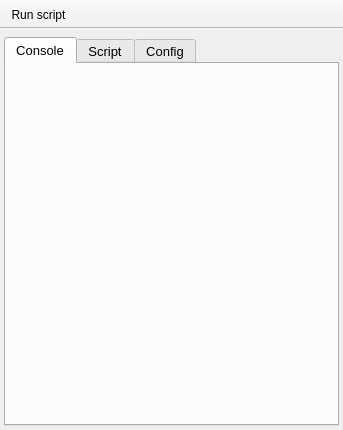
<?xml version="1.0" encoding="UTF-8"?>
<ui version="4.0">
 <class>nPython</class>
 <widget class="QMainWindow" name="nPython">
  <property name="geometry">
   <rect>
    <x>0</x>
    <y>0</y>
    <width>343</width>
    <height>430</height>
   </rect>
  </property>
  <property name="windowTitle">
   <string>MainWindow</string>
  </property>
  <property name="unifiedTitleAndToolBarOnMac">
   <bool>true</bool>
  </property>
  <widget class="QWidget" name="centralwidget">
   <layout class="QGridLayout" name="gridLayout">
    <property name="leftMargin">
     <number>4</number>
    </property>
    <property name="topMargin">
     <number>8</number>
    </property>
    <property name="rightMargin">
     <number>4</number>
    </property>
    <property name="bottomMargin">
     <number>4</number>
    </property>
    <item row="0" column="0">
     <widget class="QTabWidget" name="tabWidget">
      <property name="font">
       <font>
        <pointsize>10</pointsize>
       </font>
      </property>
      <property name="currentIndex">
       <number>0</number>
      </property>
      <property name="neutrinoSave" stdset="0">
       <bool>true</bool>
      </property>
      <widget class="QWidget" name="consoleframe">
       <attribute name="title">
        <string>Console</string>
       </attribute>
       <layout class="QGridLayout" name="gridLayout_2" rowstretch="0">
        <property name="leftMargin">
         <number>0</number>
        </property>
        <property name="topMargin">
         <number>0</number>
        </property>
        <property name="rightMargin">
         <number>0</number>
        </property>
        <property name="bottomMargin">
         <number>0</number>
        </property>
        <item row="0" column="0" colspan="2">
         <layout class="QVBoxLayout" name="console"/>
        </item>
       </layout>
      </widget>
      <widget class="QWidget" name="scripts">
       <attribute name="title">
        <string>Script</string>
       </attribute>
       <layout class="QVBoxLayout" name="verticalLayout" stretch="0">
        <property name="leftMargin">
         <number>0</number>
        </property>
        <property name="topMargin">
         <number>4</number>
        </property>
        <property name="rightMargin">
         <number>0</number>
        </property>
        <property name="bottomMargin">
         <number>0</number>
        </property>
        <item>
         <widget class="QSplitter" name="splitter">
          <property name="orientation">
           <enum>Qt::Vertical</enum>
          </property>
          <widget class="CodeEditor" name="script">
           <property name="font">
            <font>
             <pointsize>10</pointsize>
            </font>
           </property>
           <property name="plainText">
            <string notr="true"/>
           </property>
           <property name="tabStopWidth">
            <number>10</number>
           </property>
           <property name="neutrinoSave" stdset="0">
            <bool>true</bool>
           </property>
          </widget>
         </widget>
        </item>
       </layout>
      </widget>
      <widget class="QWidget" name="config">
       <attribute name="title">
        <string>Config</string>
       </attribute>
       <layout class="QGridLayout" name="gridLayout_3">
        <property name="leftMargin">
         <number>0</number>
        </property>
        <property name="topMargin">
         <number>0</number>
        </property>
        <property name="rightMargin">
         <number>0</number>
        </property>
        <property name="bottomMargin">
         <number>0</number>
        </property>
        <item row="0" column="0">
         <widget class="QLabel" name="label_4">
          <property name="font">
           <font>
            <pointsize>10</pointsize>
           </font>
          </property>
          <property name="text">
           <string>Scripts *</string>
          </property>
          <property name="alignment">
           <set>Qt::AlignRight|Qt::AlignTrailing|Qt::AlignVCenter</set>
          </property>
         </widget>
        </item>
        <item row="0" column="1">
         <widget class="QLineEdit" name="scriptsFolder">
          <property name="readOnly">
           <bool>true</bool>
          </property>
          <property name="neutrinoSave" stdset="0">
           <bool>true</bool>
          </property>
         </widget>
        </item>
        <item row="0" column="2">
         <widget class="QToolButton" name="changeScriptsFolder">
          <property name="text">
           <string>...</string>
          </property>
         </widget>
        </item>
        <item row="1" column="0">
         <widget class="QLabel" name="label_2">
          <property name="font">
           <font>
            <pointsize>10</pointsize>
           </font>
          </property>
          <property name="text">
           <string>Site path *</string>
          </property>
          <property name="alignment">
           <set>Qt::AlignRight|Qt::AlignTrailing|Qt::AlignVCenter</set>
          </property>
         </widget>
        </item>
        <item row="1" column="1">
         <widget class="QLineEdit" name="siteFolder">
          <property name="font">
           <font>
            <pointsize>10</pointsize>
           </font>
          </property>
          <property name="toolTip">
           <string>python path (: separated paths)</string>
          </property>
          <property name="neutrinoSave" stdset="0">
           <bool>true</bool>
          </property>
         </widget>
        </item>
        <item row="1" column="2">
         <widget class="QToolButton" name="changeSiteFolder">
          <property name="text">
           <string>...</string>
          </property>
         </widget>
        </item>
        <item row="2" column="0" colspan="3">
         <widget class="QGroupBox" name="groupBox_2">
          <property name="title">
           <string>InitScript *</string>
          </property>
          <layout class="QGridLayout" name="gridLayout_4">
           <property name="leftMargin">
            <number>0</number>
           </property>
           <property name="topMargin">
            <number>4</number>
           </property>
           <property name="rightMargin">
            <number>0</number>
           </property>
           <property name="bottomMargin">
            <number>0</number>
           </property>
           <item row="0" column="0">
            <widget class="QPlainTextEdit" name="initScript">
             <property name="tabStopWidth">
              <number>10</number>
             </property>
             <property name="neutrinoSave" stdset="0">
              <bool>true</bool>
             </property>
            </widget>
           </item>
          </layout>
         </widget>
        </item>
        <item row="3" column="0" colspan="3">
         <widget class="QLabel" name="label_5">
          <property name="font">
           <font>
            <pointsize>10</pointsize>
            <weight>75</weight>
            <bold>true</bold>
           </font>
          </property>
          <property name="text">
           <string>* requires restart</string>
          </property>
          <property name="alignment">
           <set>Qt::AlignRight|Qt::AlignTrailing|Qt::AlignVCenter</set>
          </property>
         </widget>
        </item>
       </layout>
      </widget>
     </widget>
    </item>
   </layout>
  </widget>
  <widget class="QToolBar" name="toolBar">
   <property name="windowTitle">
    <string>toolBar</string>
   </property>
   <property name="movable">
    <bool>false</bool>
   </property>
   <property name="iconSize">
    <size>
     <width>20</width>
     <height>20</height>
    </size>
   </property>
   <property name="floatable">
    <bool>false</bool>
   </property>
   <attribute name="toolBarArea">
    <enum>TopToolBarArea</enum>
   </attribute>
   <attribute name="toolBarBreak">
    <bool>false</bool>
   </attribute>
   <addaction name="actionRun_script"/>
  </widget>
  <action name="actionRun_script">
   <property name="icon">
    <iconset resource="../qrc/icons.qrc">
     <normaloff>:/icons/filePy.png</normaloff>:/icons/filePy.png</iconset>
   </property>
   <property name="text">
    <string>Run script</string>
   </property>
  </action>
 </widget>
 <customwidgets>
  <customwidget>
   <class>CodeEditor</class>
   <extends>QPlainTextEdit</extends>
   <header>codeeditor.h</header>
  </customwidget>
 </customwidgets>
 <resources>
  <include location="../qrc/icons.qrc"/>
 </resources>
 <connections/>
</ui>
